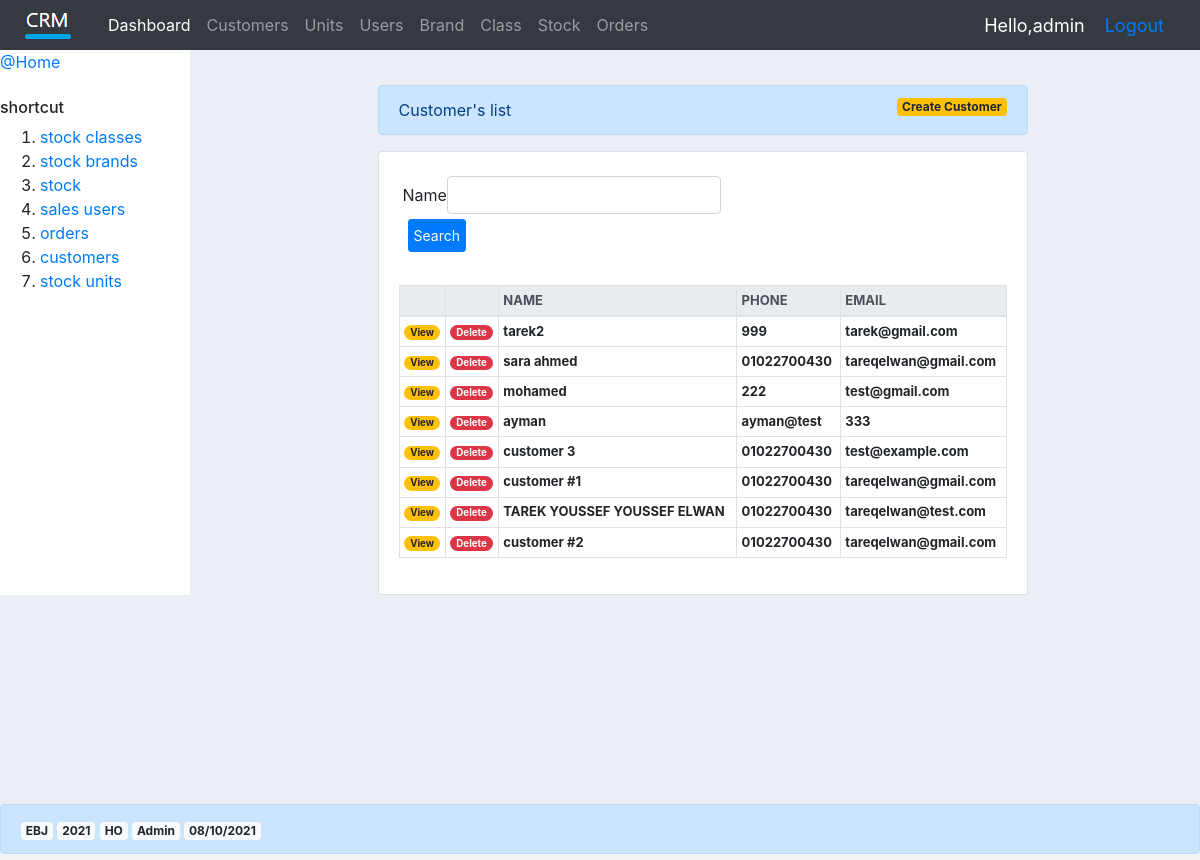
Page /list_customer/ (signed in) on the committed database.
### accounts/models.py (models this page shows, shortened)
class Customer(models.Model):
    name = models.CharField(max_length=200)
    phone = models.CharField(max_length=200)
    email = models.CharField(max_length=200)
    date_created = models.DateTimeField(auto_now_add=True,null=True)
    class Meta:
        unique_together = ["name",]

### accounts/views.py (the view)
# urls.py: path('list_customer/', views.list_customer,name="list_customer"),
@login_required(login_url='login')
def list_customer(request):
    customers=Customer.objects.all()
    total_customers=customers.count()
    customer_filter = CustomerFilter(request.GET,queryset=customers )
    customers = customer_filter.qs
    context={'customers':customers,'total_customers':total_customers,'customer_filter':customer_filter,}
    return render(request,'accounts/list_customer.html',context)

### accounts/templates/accounts/list_customer.html
{%  extends 'accounts/main.html' %}
{% load static %}
{% load crispy_forms_tags %}
{% block content %}
<div class="container col-md-8" style="margin-top:35px;">
    <div class="alert alert-primary" role="alert">
        Customer's list
        <a class="badge badge-warning float-right" href="{% url 'create_customer' %}"> Create Customer </a>
    </div>
    <div class="card card-body col-md-12">
        <form class="form-group form-inline col-md-6 " method="get" style="padding: 2px;margin:2px;" >
        {{customer_filter.form.name|as_crispy_field}}
        <button class="btn btn-primary btn-sm float-right" type="submit" style="padding:5px;margin:5px;">Search</button>
    </form>
<br>
    <table class="table table-sm col-md-12 table-hover table-bordered" style="font-size:small;font-weight: bold;">
        <thead class="thead-light">
            <tr>
                <th style="width: 5%;"></th>
                <th style="width: 5%;"></th>
                <th>NAME</th>
                <th>PHONE</th>
                <th>EMAIL</th>
            </tr>
        </thead>
        {% for customer in customers %}
        <tr>
            <td><a class="badge badge-pill badge-warning" href="{% url 'update_customer' customer.id %}">View</a></td>
            <td><a class="badge badge-pill badge-danger" href="{% url 'delete_customer' customer.id %}">Delete</a></td>
            <td>{{customer.name}}</td>
            <td>{{customer.phone}}</td>
            <td>{{customer.email}}</td>
        </tr>
        {% endfor %}
    </table>
</div>
</div>
{% endblock %}

### accounts/templates/accounts/navbar.html (shortened to what this page needs)
{% load static %}
<nav class="navbar navbar-expand-sm navbar-dark bg-dark " style="max-height: 50px;">
    <a class="navbar-brand" href="#"><img src="{% static 'images/logo.png' %}"></a>
    <div class="collapse navbar-collapse" id="navbarNav">
      <ul class="navbar-nav">
        <li class="nav-item active">
          <a class="nav-link" href="{% url 'home' %}">Dashboard</a>
        </li>
        <li class="nav-item">
          <a class="nav-link" href="{% url 'list_customer' %}">Customers</a>
        </li>
        <li class="nav-item">
          <a class="nav-link" href="{% url 'stu_list' %}">Units</a>
        </li>
        <li class="nav-item">
          <a class="nav-link" href="{% url 'su_list' %}">Users</a>
        </li>
        <li class="nav-item">
          <a class="nav-link" href="{% url 'brand_list' %}">Brand</a>
        </li>
        <li class="nav-item">
          <a class="nav-link" href="{% url 'class_list' %}">Class</a>
        </li>
        <li class="nav-item">
          <a class="nav-link" href="{% url 'stock_list' %}">Stock</a>
        </li>
        <li class="nav-item">
          <a class="nav-link" href="{% url 'order_list' %}">Orders</a>
        </li>
      </ul>
    </div>
    <span class="login">Hello,{{request.user}}</span>
    <span class="login"><a href="{% url 'logout' %}">Logout</a></span>
</nav>

### static/css/main.css (style rules this page uses)
body { background-color: #ebeff5; }

### static/css/sticky-footer.css (style rules this page uses)
html { position: relative; min-height: 100%; }
body { margin-bottom: 60px; }
.container { width: auto; max-width: 680px; padding: 0 15px; }

### accounts/templates/accounts/main.html (style rules this page uses)
body { display: flex; flex-direction: column; min-height: 100vh; }

### accounts/templates/accounts/navbar.html (style rules this page uses)
.login { font-size: 18px; color: #fff; margin-right: 20px; }

### rows in the picture
Customer: name "tarek2", phone "999", email "tarek@gmail.com"
Customer: name "sara ahmed", phone "01022700430", email "tareqelwan@gmail.com"
Customer: name "mohamed", phone "222", email "test@gmail.com"
Customer: name "ayman", phone "ayman@test", email "333"
Customer: name "customer 3", phone "01022700430", email "test@example.com"
Customer: name "customer #1", phone "01022700430", email "tareqelwan@gmail.com"
Customer: name "TAREK YOUSSEF YOUSSEF ELWAN", phone "01022700430", email "tareqelwan@test.com"
Customer: name "customer #2", phone "01022700430", email "tareqelwan@gmail.com"

### other values in the picture
{{ request.user }} "admin"
